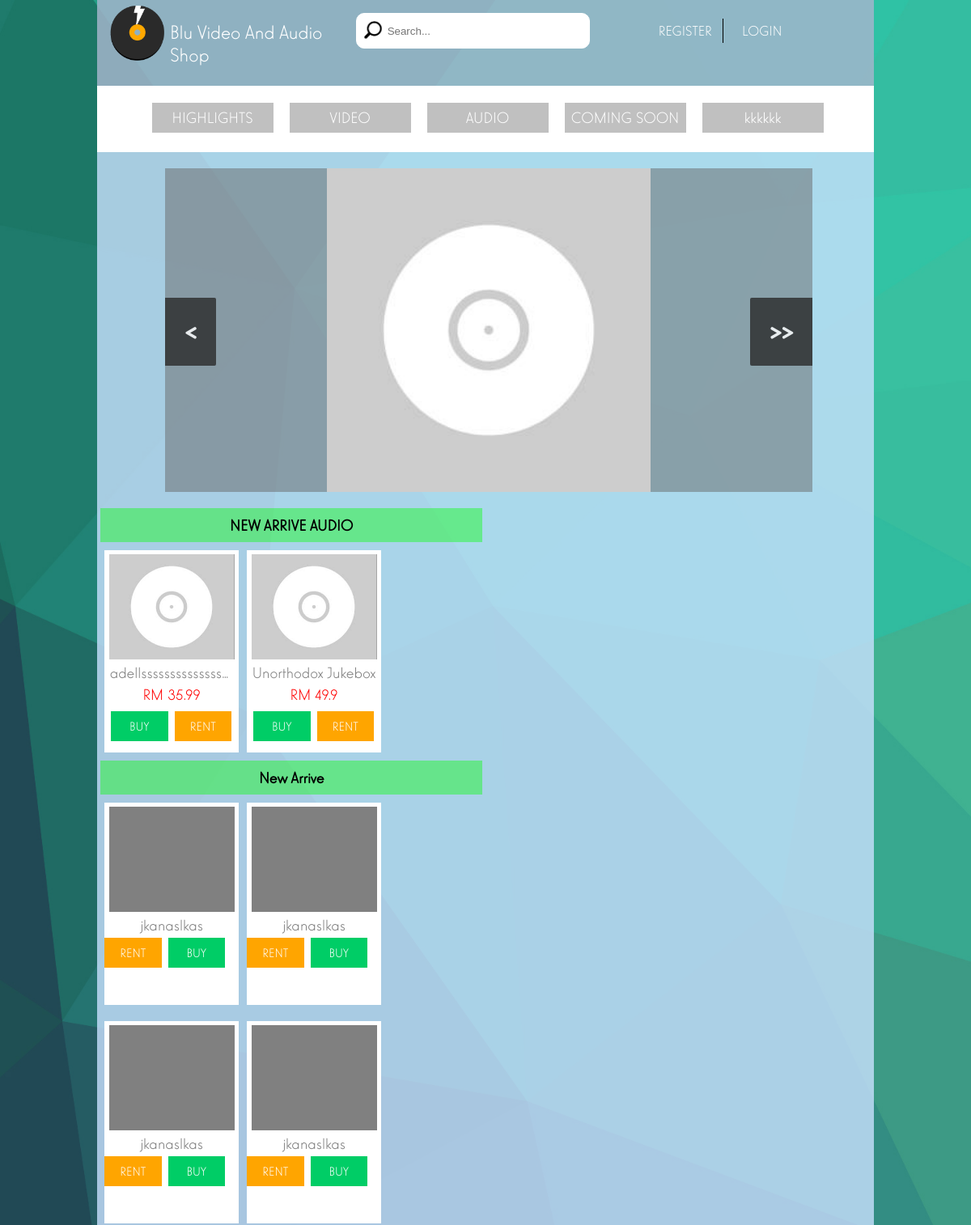
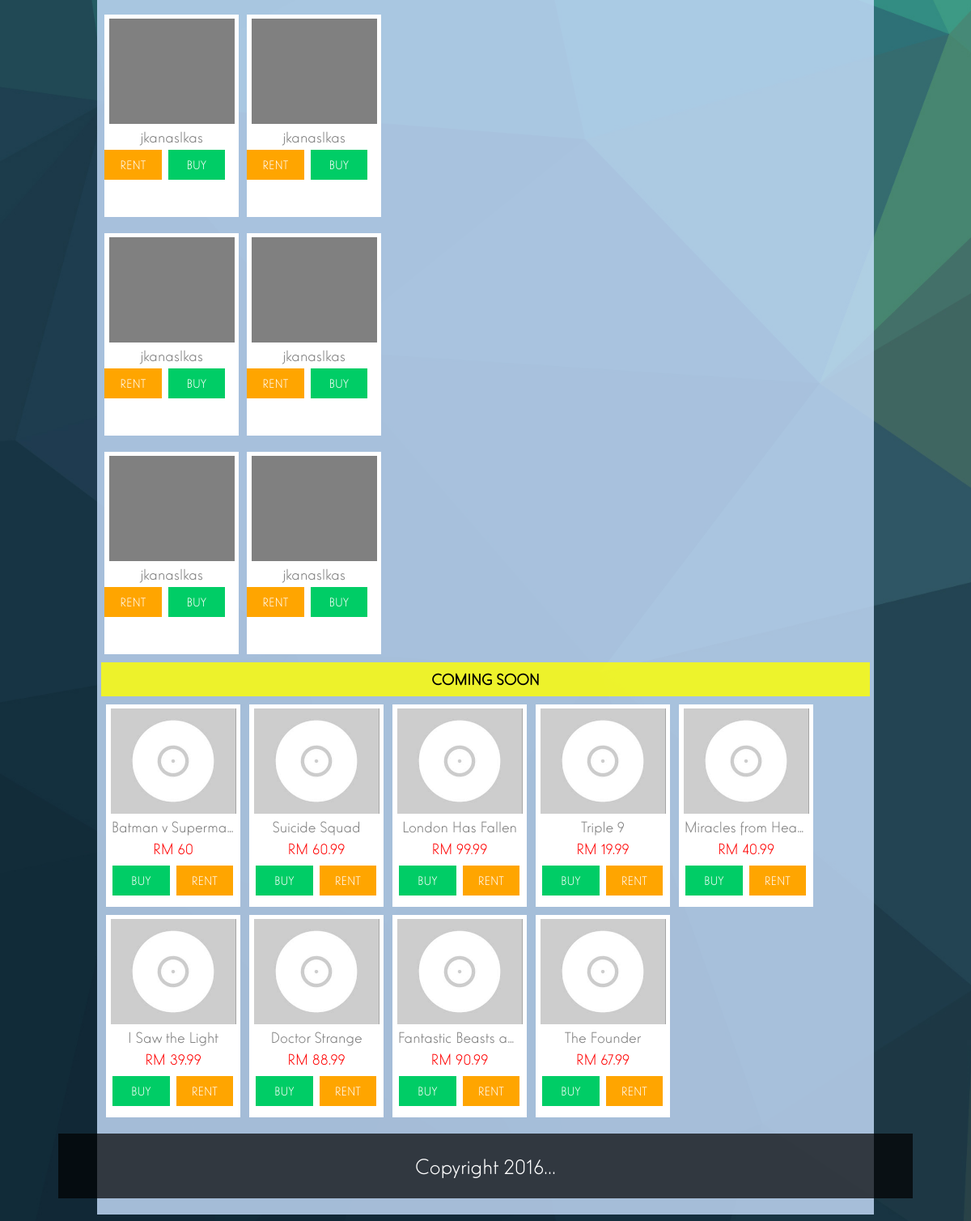
The app's page /visitor/visitor.php with its own data (2 pictures, top to bottom).
### tables this page shows
CREATE TABLE IF NOT EXISTS `product` (
  `Product_ID` int(15) NOT NULL AUTO_INCREMENT,
  `Product_Name` varchar(300) NOT NULL,
  `Product_Description` varchar(1000) NOT NULL,
  `Product_Pic` varchar(1000) NOT NULL DEFAULT '../images/default_album.jpg',
  `Product_Type` int(15) NOT NULL,
  `Product_Category` varchar(500) NOT NULL,
  `Product_Price` double NOT NULL,
  `Product_Rent_Price` double NOT NULL DEFAULT '10',
  `Product_Stock` int(11) NOT NULL,
  `Product_Status` varchar(15) NOT NULL,
  PRIMARY KEY (`Product_ID`)
);

### utility/centerprod.php (the view, shortened to what this page needs)
<?php
	if(isset($_SESSION['user_id']) && $_SESSION['user_id']) {
		$user_id = $_SESSION['user_id'];
		$login_product="product_page_login.php";
	} else {
		$login_product="product_page.php";
	}
?>
<div id="" class="new_pro_color2 pro_title1">COMING SOON
</div>
<?php
	$product_sql = "select * from product where product_status = 3";
	$product_result = mysql_query($product_sql);
	$product_check = mysql_num_rows($product_result);
	if($product_check!=0){
		$product_row = mysql_fetch_array($product_result);
		do{
			$product_id = $product_row['Product_ID'];
			$product_name = $product_row['Product_Name'];
			$product_image = $product_row['Product_Pic'];
			$product_price = $product_row['Product_Price'];
			echo "
				<div id='' class='pro_div1'>
					<div id='' class='prod_pic'>
						<a href='../utility/".$login_product."?product_id=".$product_id."' target='_blank' id='' class=''><img src='".$product_image."' id='' class='prod_pic_img'/></a>
					</div>
					<a href='../utility/".$login_product."?product_id=".$product_id."' target='_blank' id='' class='prod_name'>
					".$product_name."
					</a>
					<a href='../utility/".$login_product."?product_id=".$product_id."' target='_blank' id='' class='prod_price'>
					RM ".$product_price."
					</a>
					<a href='../utility/".$login_product."?product_id=".$product_id."' name='buy_product' onclick='buy_assignLink()' class='prod_btn prod_buy'>BUY</a>
					<a href='../utility/".$login_product."?product_id=".$product_id."' name='rent_product' onclick='rent_assignLink()' class='prod_btn prod_rent'>RENT</a>
				</div>
				";
		}while($product_row = mysql_fetch_array($product_result));
	}
	else {
		echo "222";
	}
?>

### visitor/visitor.php (shortened to what this page needs)
<!DOCTYPE html>
<html>
<head>
	<link href="../css/main.css" rel="stylesheet" type="text/css" />
	<link rel="stylesheet" href="../css/font/elegantlux/elegant_luxmager.css" type="text/css" charset="utf-8" />
</head>
<body>
	<div class="cont section group">
		<?php include("../utility/header.php");?>
		<?php include("../utility/navigation.php");?>
		<div class="cont_element col span_2_of_2 slider_div">
		<?php include("../utility/slider.php");?>
		</div>
		<div class="cont_element col span_1_of_2 pro_char">
			<?php include("../utility/leftprod.php");?>
		</div>
		<div class="cont_element col span_1_of_2 pro_char">
			<?php include("../utility/rightprod.php");?>
		</div>
		<div class="cont_element1 col span_2_of_2 pro_char">
			<?php include("../utility/centerprod.php");?>
		</div>
		<?php include("../utility/footer.php");?>
	</div>
</body>
</html>

### utility/header.php
<div id="" class="logo_div section group">
		<div id="" class="col span_1_of_3">
		<a href="" id="" class="logo_link" id="">
			<img src="../images/logo.ico" alt="Blu Video and Audio Shop" id="" class="logo_images"/>
			<p id="" class="shop_name">Blu Video And Audio Shop</p>
		</a>
		</div>
		<div id="" class="search_div col span_1_of_3">
			<form action="search_result.php">
				<p><input type="text" name="search" id="" class="search_bar" placeholder="Search..." onkeydown="if(event.keyCode == 13) { this.form.submit(); console.log('search on submit'); return false; }"/></p>
		</div>
		<div id="" class="col span_1_of_3 btn_group">
			<p>
			<a href="register.php" id="" class="btn reg_btn"/>REGISTER</a>
			<a href="login.php" id="" class="btn log_btn"/>LOGIN</a>
			</p>
		</div>
	</div>

### utility/navigation.php
<div class="nav_bar section group">
		<div class="col span_2_of_2 nav_content">
			<ul id="" class="nav_item">
				<li>
					<a href="">HIGHLIGHTS</a>
				</li>
				<li>
					<a href="">VIDEO</a>
				</li>
				<li>
					<a href="">AUDIO</a>
				</li>
				<li>
					<a href="">COMING SOON</a>
				</li>
				<li>
					<a href="">kkkkkk</a>
				</li>
			</ul>
		</div>
	</div>

### utility/slider.php (shortened to what this page needs)
<?php
if(isset($_SESSION['user_id']) && $_SESSION['user_id']) {
  $user_id = $_SESSION['user_id'];
  $check_login_url = "../utility/product_page_login.php?u_id=".$user_id;
  $login_product="product_page_login.php";
} else {
  $login_product="product_page.php";
}
$product_sql = "select * from product where product_status != 0 and product_stock != 0";
$product_exe = mysql_query($product_sql);
?>
<div id="slider">
  <a href="#" class="control_next">>></a>
  <a href="#" class="control_prev"><</a>
      <ul>
        <?php
        while($product_row = mysql_fetch_array($product_exe)){
          echo "
            <li>
              <a href='../utility/".$login_product."?product_id=".$product_id = $product_row['Product_ID']."' target='_blank'>
                <img src='".$product_image = $product_row['Product_Pic']."' title='".$product_name = $product_row['Product_Name']."' alt='".$product_name = $product_row['Product_Name']."'/>
              </a>
            </li>
          ";
        };
        ?>
      </ul>
</div>

### utility/leftprod.php (shortened to what this page needs)
<?php
	if(isset($_SESSION['user_id']) && $_SESSION['user_id']) {
		$user_id = $_SESSION['user_id'];
		$login_product="product_page_login.php";
	} else {
		$login_product="product_page.php";
	}
?>
<div id="" class="new_pro_color pro_title">NEW ARRIVE AUDIO
</div>
<?php
	$product_sql = "select * from product where product_status = 1 and product_type = 2";
	$product_result = mysql_query($product_sql);
	$product_check = mysql_num_rows($product_result);
	if($product_check!=0){
		$product_row = mysql_fetch_array($product_result);
		do{
			$product_id = $product_row['Product_ID'];
			$product_name = $product_row['Product_Name'];
			$product_image = $product_row['Product_Pic'];
			$product_price = $product_row['Product_Price'];
			echo "
				<div id='' class='pro_div'>
					<div id='' class='prod_pic'>
						<a href='../utility/".$login_product."?product_id=".$product_id."' target='_blank' id='' class=''><img src='".$product_image."' id='' class='prod_pic_img'/></a>
					</div>
					<a href='../utility/".$login_product."?product_id=".$product_id."' target='_blank' id='' class='prod_name'>
					".$product_name."
					</a>
					<a href='../utility/".$login_product."?product_id=".$product_id."' target='_blank' id='' class='prod_price'>
					RM ".$product_price."
					</a>
					<a href='../utility/".$login_product."?product_id=".$product_id."' name='buy_product' onclick='buy_assignLink()' class='prod_btn prod_buy'>BUY</a>
					<a href='../utility/".$login_product."?product_id=".$product_id."' name='rent_product' onclick='rent_assignLink()' class='prod_btn prod_rent'>RENT</a>
				</div>
				";
		}while($product_row = mysql_fetch_array($product_result));
	}
	else {
		echo "222";
	}
?>

### utility/rightprod.php
<div id="" class="new_pro_color pro_title">New Arrive
</div>
<?php
	for($i=0;$i<10;$i++){
		echo "
			<div id='' class='pro_div'>
				<div id='' class='prod_pic'>
				</div>
				<a href='' id='' class='prod_name'>
				jkanaslkas
				</a>
				<a href='' class='prod_btn prod_rent'>RENT</a>
				<a href='' class='prod_btn prod_buy'>BUY</a>
			</div>
		";
	}
?>

### utility/footer.php
<div class="footer">
			<span id="" class="footer_text">Copyright 2016...
			</span>
		</div>

### records on screen
product: Product_Pic (placeholder picture), Product_Name "adellssssssssssssss…", Product_Price "35.99"
product: Product_Pic (placeholder picture), Product_Name "Unorthodox Jukebox", Product_Price "49.9"
product: Product_Pic (placeholder picture), Product_Name "Batman v Superma…", Product_Price "60"
product: Product_Pic (placeholder picture), Product_Name "Suicide Squad", Product_Price "60.99"
product: Product_Pic (placeholder picture), Product_Name "London Has Fallen", Product_Price "99.99"
product: Product_Pic (placeholder picture), Product_Name "Triple 9", Product_Price "19.99"
product: Product_Pic (placeholder picture), Product_Name "Miracles from Hea…", Product_Price "40.99"
product: Product_Pic (placeholder picture), Product_Name "I Saw the Light", Product_Price "39.99"
product: Product_Pic (placeholder picture), Product_Name "Doctor Strange", Product_Price "88.99"
product: Product_Pic (placeholder picture), Product_Name "Fantastic Beasts a…", Product_Price "90.99"
product: Product_Pic (placeholder picture), Product_Name "The Founder", Product_Price "67.99"
